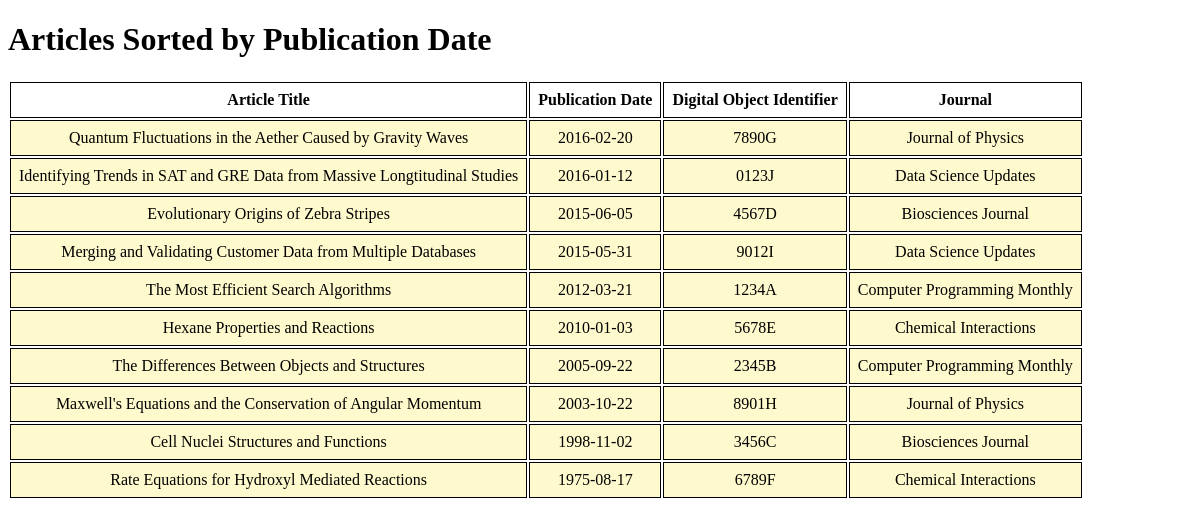
/query09.php, run on the app's committed database.
### tables this page shows
CREATE TABLE articles (
    doi VARCHAR(255) NOT NULL,
    title VARCHAR(255) NOT NULL,
    pubdate DATE NOT NULL,
    jid INT NOT NULL,
    PRIMARY KEY (doi),
    FOREIGN KEY (jid)
        REFERENCES journals(id)
        ON UPDATE CASCADE ON DELETE CASCADE
);

CREATE TABLE journals (
    id INT NOT NULL AUTO_INCREMENT,
    name VARCHAR(255) NOT NULL,
    publisher VARCHAR(255) NOT NULL,
    abbr VARCHAR(255) NOT NULL,
    impfact DOUBLE,
    PRIMARY KEY (id),
    UNIQUE KEY (name, publisher)
);

### query09.php (the view, shortened to what this page needs)
<?php
    include 'dbConnection.php';
    $mysqli = new mysqli($url, $user, $pswrd, $dbName, $port);
?>
<!DOCTYPE html>
<html lang="en">
    <head>
        <link rel="stylesheet" href="style.css">
    </head>
    <body>
        <?php
            if($_POST['artSort'] == "byTitle")
                echo "<h1>Articles Sorted by Title</h1>\n";
            else if($_POST['artSort'] == "byJournal")
                echo "<h1>Articles Sorted by Journal</h1>\n";
            else
                echo "<h1>Articles Sorted by Publication Date</h1>\n";
        ?>
        <table>
            <thead>
                <tr>
                    <th>Article Title</th>
                    <th>Publication Date</th>
                    <th>Digital Object Identifier</th>
                    <th>Journal</th>
                </tr>
            </thead>
            <tbody>
                <?php
                    if($_POST['artSort'] == "byTitle") {
                        if(!($stmt = $mysqli->prepare("SELECT title, pubdate, doi, j.name journal FROM articles a
                                                        LEFT JOIN journals j ON a.jid = j.id
                                                        ORDER BY title ASC"))) {
                                echo "Prepare failed: "  . $stmt->errno . " " . $stmt->error;
                            }}
                    else if($_POST['artSort'] == "byJournal") {
                        if(!($stmt = $mysqli->prepare("SELECT title, pubdate, doi, j.name journal FROM articles a
                                                        LEFT JOIN journals j ON a.jid = j.id
                                                        ORDER BY journal ASC"))) {
                                echo "Prepare failed: "  . $stmt->errno . " " . $stmt->error;
                            }}
                    else {
                        if(!($stmt = $mysqli->prepare("SELECT title, pubdate, doi, j.name journal FROM articles a
                                                        LEFT JOIN journals j ON a.jid = j.id
                                                        ORDER BY pubdate DESC"))) {
                                echo "Prepare failed: "  . $stmt->errno . " " . $stmt->error;
                            }}
                    if(!$stmt->execute()){
                        echo "Execute failed: "  . $mysqli->connect_errno . " " . $mysqli->connect_error;
                    }
                    if(!$stmt->bind_result($title, $pubDate, $doi, $journal)){
                        echo "Bind failed: "  . $mysqli->connect_errno . " " . $mysqli->connect_error;
                    }
                    while($stmt->fetch()){
                        echo "<tr>\n";
                        echo "<td>" . $title . "</td>\n";
                        echo "<td>" . $pubDate . "</td>\n";
                        echo "<td>" . $doi . "</td>\n";
                        echo "<td>" . $journal . "</td>\n";
                        echo "</tr>\n";
                    }
                ?>
            </tbody>
        </table>
    </body>
</html>

### style.css (style rules this page uses)
td, th { border: 1px solid; padding: .5em; text-align: center; }
tbody tr { background-color: lemonchiffon; }

### data on the page
articles: title "Quantum Fluctuations in the Aether Caused by Gravity Waves", pubdate "2016-02-20", doi "7890G", jid.name "Journal of Physics"
articles: title "Identifying Trends in SAT and GRE Data from Massive Longtitudinal Studies", pubdate "2016-01-12", doi "0123J", jid.name "Data Science Updates"
articles: title "Evolutionary Origins of Zebra Stripes", pubdate "2015-06-05", doi "4567D", jid.name "Biosciences Journal"
articles: title "Merging and Validating Customer Data from Multiple Databases", pubdate "2015-05-31", doi "9012I", jid.name "Data Science Updates"
articles: title "The Most Efficient Search Algorithms", pubdate "2012-03-21", doi "1234A", jid.name "Computer Programming Monthly"
articles: title "Hexane Properties and Reactions", pubdate "2010-01-03", doi "5678E", jid.name "Chemical Interactions"
articles: title "The Differences Between Objects and Structures", pubdate "2005-09-22", doi "2345B", jid.name "Computer Programming Monthly"
articles: title "Maxwell's Equations and the Conservation of Angular Momentum", pubdate "2003-10-22", doi "8901H", jid.name "Journal of Physics"
articles: title "Cell Nuclei Structures and Functions", pubdate "1998-11-02", doi "3456C", jid.name "Biosciences Journal"
articles: title "Rate Equations for Hydroxyl Mediated Reactions", pubdate "1975-08-17", doi "6789F", jid.name "Chemical Interactions"
